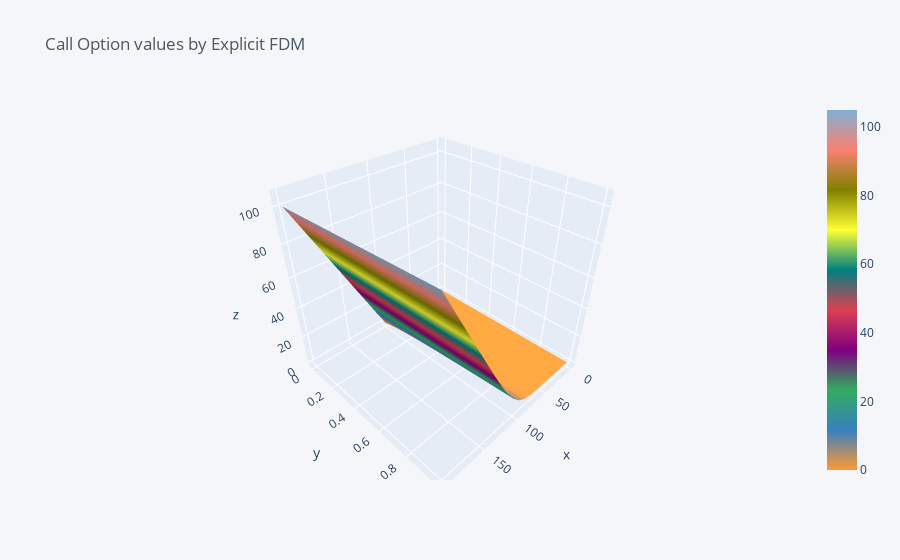

The notebook cell saved with this chart:
### Markdown cell above
## Visualize the payoff

### Code cell
# Plot Call Option Payoff
grid.iloc[0:,:].iplot(kind = 'surface', title='Call Option values by Explicit FDM')

### Figure 1 — Plotly figure (JSON) as saved in the notebook; plotly's stock layout.template omitted (floating-point values rounded to 4 significant figures; data arrays with more than 128 entries replaced by an {"elided": "..."} marker saying what was removed)
{"data": [{"colorscale": [[0, "rgb(255, 153, 51)"], [0.1111, "rgb(55, 128, 191)"], [0.2222, "rgb(50, 171, 96)"], [0.3333, "rgb(128, 0, 128)"], [0.4444, "rgb(219, 64, 82)"], [0.5556, "rgb(0, 128, 128)"], [0.6667, "rgb(255, 255, 51)"], [0.7778, "rgb(128, 128, 0)"], [0.8889, "rgb(251, 128, 114)"], [1, "rgb(128, 177, 211)"]], "type": "surface", "x": [0, 10, 20, 30, 40, 50, 60, 70, 80, 90, 100, 110, 120, 130, 140, 150, 160, 170, 180, 190, 200], "y": [0, 0.056, 0.111, 0.167, 0.222, 0.278, 0.333, 0.389, 0.444, 0.5, 0.556, 0.611, 0.667, 0.722, 0.778, 0.833, 0.889, 0.944, 1], "z": {"elided": "19x21 float values"}}], "layout": {"legend": {"bgcolor": "#F5F6F9", "font": {"color": "#4D5663"}}, "paper_bgcolor": "#F5F6F9", "plot_bgcolor": "#F5F6F9", "title": {"font": {"color": "#4D5663"}, "text": "Call Option values by Explicit FDM"}, "xaxis": {"gridcolor": "#E1E5ED", "showgrid": true, "tickfont": {"color": "#4D5663"}, "title": {"font": {"color": "#4D5663"}, "text": ""}, "zerolinecolor": "#E1E5ED"}, "yaxis": {"gridcolor": "#E1E5ED", "showgrid": true, "tickfont": {"color": "#4D5663"}, "title": {"font": {"color": "#4D5663"}, "text": ""}, "zerolinecolor": "#E1E5ED"}}}
